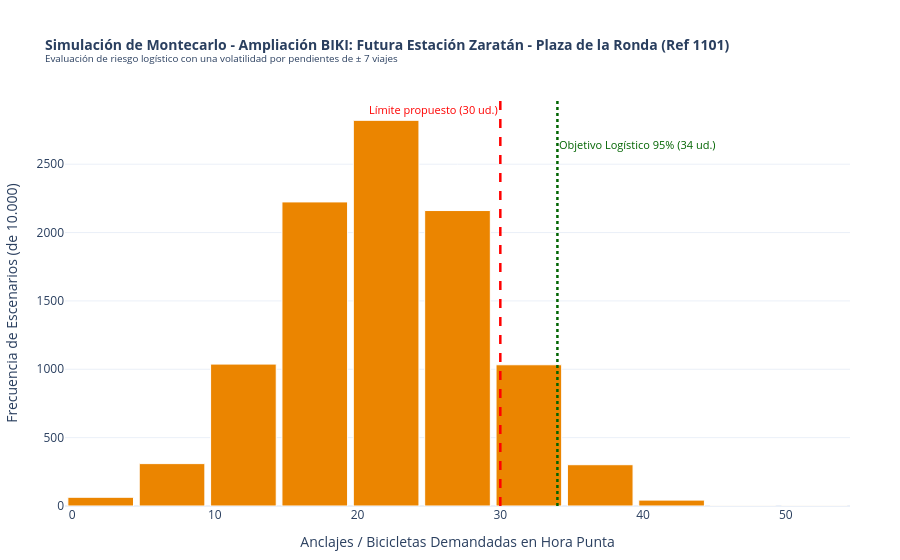

The notebook cell saved with this chart:
### Markdown cell above
<span style="font-size: 20pt; font-weight: bold; color: #804000;">**Bloque 14.** Simulaciones  </span>

Imaginemos que el Ayuntamiento de Valladolid decide amplizar la red de bicicletas BIKI hasta los municipios de Zaratán y Arroyo de la Encomienda. 
Mediante una Simulación de Monte Carlo para Zaratán, tomaremos como puntos de referencia aquellos que se encuentrebn más al centro. 
- Localización potencial de una estación: Plaza de la Ronda
- Stock de seguridad (Z=1.645)

### Code cell
import os
import webbrowser
import numpy as np
import pandas as pd
import plotly.express as px

# Configuración de parámetros para la nueva estación proyectada en Zaratán
nombre_estacion = "Futura Estación Zaratán - Plaza de la Ronda (Ref 1101)"
capacidad_zaratan = 30         # Capacidad proyectada de anclajes iniciales
media_demanda_viajes = 22      # Estimación de alta demanda por conexión del alfoz
desviacion_estandar = 7        # Volatilidad alta por pendientes y clima (± 7 viajes)
simulaciones = 10000

np.random.seed(24)

# Ejecución de la Simulación de Montecarlo (10.000 días u horas punta)
demanda_zaratan = np.random.normal(loc=media_demanda_viajes, scale=desviacion_estandar, size=simulaciones)
demanda_zaratan = np.clip(np.round(demanda_zaratan).astype(int), 0, None)

# Análisis estadístico de riesgo logístico y capacidad
escenarios_colapso = demanda_zaratan > capacidad_zaratan
probabilidad_colapso = (np.sum(escenarios_colapso) / simulaciones) * 100

# Cálculo del Stock de Seguridad para un nivel de confianza del 95% (Z = 1.645)
Z_95 = 1.645
stock_seguridad = int(np.ceil(Z_95 * desviacion_estandar))
punto_reposicion_optimo = media_demanda_viajes + stock_seguridad

print("=== ANÁLISIS DE EXPANSIÓN GEOGRÁFICA: ZARATÁN ===")
print(f"Ubicación Proyectada: {nombre_estacion}")
print(f"Probabilidad de colapso/saturación con {capacidad_zaratan} anclajes: {probabilidad_colapso:.2f}%")
print(f"Stock de Seguridad requerido (colchón de margen): {stock_seguridad} unidades")
print(f"Punto de Reposición Óptimo (Inyección/Vaciado): {punto_reposicion_optimo} unidades")

df_zaratan = pd.DataFrame({"Demanda_Zaratan": demanda_zaratan})

fig_zaratan = px.histogram(
    df_zaratan,
    x="Demanda_Zaratan",
    title=(
        f"<b>Simulación de Montecarlo - Ampliación BIKI: {nombre_estacion}</b><br>"
        f"<sup>Evaluación de riesgo logístico con una volatilidad por pendientes de ± {desviacion_estandar} viajes</sup>"
    ),
    labels={
        "Demanda_Zaratan": "Anclajes / Bicicletas Demandadas en Hora Punta",
        "count": "Frecuencia de Escenarios"
    },
    color_discrete_sequence=["#eb8500"],
    nbins=25
)

# Línea roja: Límite físico inicial propuesto (izquierda)
fig_zaratan.add_vline(
    x=capacidad_zaratan,
    line_dash="dash",
    line_color="red",
    line_width=2.5,
    annotation_text=f"Límite propuesto ({capacidad_zaratan} ud.)",
    annotation_position="top left",
    annotation_font=dict(color="red", size=11)
)

# Línea verde: Necesidad real con el Stock de Seguridad incluido (derecha y desplazada abajo)
fig_zaratan.add_vline(
    x=punto_reposicion_optimo,
    line_dash="dot",
    line_color="darkgreen",
    line_width=2.5,
    annotation_text=f"Objetivo Logístico 95% ({punto_reposicion_optimo} ud.)",
    annotation_position="top right",
    annotation_yshift=-35,
    annotation_font=dict(color="darkgreen", size=11)
)

fig_zaratan.update_traces(marker_line_width=1, marker_line_color="white")
fig_zaratan.update_layout(
    template="plotly_white",
    title_font_size=14,
    bargap=0.08,
    margin=dict(l=50, r=50, t=100, b=50),
    yaxis_title="Frecuencia de Escenarios (de 10.000)"
)

# Guardar en HTML, abrir en navegador y renderizar en el notebook
fig_zaratan.write_html("simulacion_zaratan_biki.html")
webbrowser.open(f"file://{os.path.abspath('simulacion_zaratan_biki.html')}")
fig_zaratan.show()

### Figure 1 — Plotly figure (JSON) as saved in the notebook; plotly's stock layout.template omitted (floating-point values rounded to 4 significant figures; data arrays with more than 128 entries replaced by an {"elided": "..."} marker saying what was removed)
{"data": [{"bingroup": "x", "hovertemplate": "Anclajes / Bicicletas Demandadas en Hora Punta=%{x}<br>count=%{y}<extra></extra>", "legendgroup": "", "marker": {"color": "#eb8500", "line": {"color": "white", "width": 1}, "pattern": {"shape": ""}}, "name": "", "nbinsx": 25, "orientation": "v", "showlegend": false, "type": "histogram", "x": {"elided": "10000 int values"}, "xaxis": "x", "yaxis": "y"}], "layout": {"annotations": [{"font": {"color": "red", "size": 11}, "showarrow": false, "text": "Límite propuesto (30 ud.)", "x": 30, "xanchor": "right", "xref": "x", "y": 1, "yanchor": "top", "yref": "y domain"}, {"font": {"color": "darkgreen", "size": 11}, "showarrow": false, "text": "Objetivo Logístico 95% (34 ud.)", "x": 34, "xanchor": "left", "xref": "x", "y": 1, "yanchor": "top", "yref": "y domain", "yshift": -35}], "bargap": 0.08, "barmode": "relative", "legend": {"tracegroupgap": 0}, "margin": {"b": 50, "l": 50, "r": 50, "t": 100}, "shapes": [{"line": {"color": "red", "dash": "dash", "width": 2.5}, "type": "line", "x0": 30, "x1": 30, "xref": "x", "y0": 0, "y1": 1, "yref": "y domain"}, {"line": {"color": "darkgreen", "dash": "dot", "width": 2.5}, "type": "line", "x0": 34, "x1": 34, "xref": "x", "y0": 0, "y1": 1, "yref": "y domain"}], "title": {"font": {"size": 14}, "text": "<b>Simulación de Montecarlo - Ampliación BIKI: Futura Estación Zaratán - Plaza de la Ronda (Ref 1101)</b><br><sup>Evaluación de riesgo logístico con una volatilidad por pendientes de ± 7 viajes</sup>"}, "xaxis": {"anchor": "y", "domain": [0, 1], "title": {"text": "Anclajes / Bicicletas Demandadas en Hora Punta"}}, "yaxis": {"anchor": "x", "domain": [0, 1], "title": {"text": "Frecuencia de Escenarios (de 10.000)"}}}}
